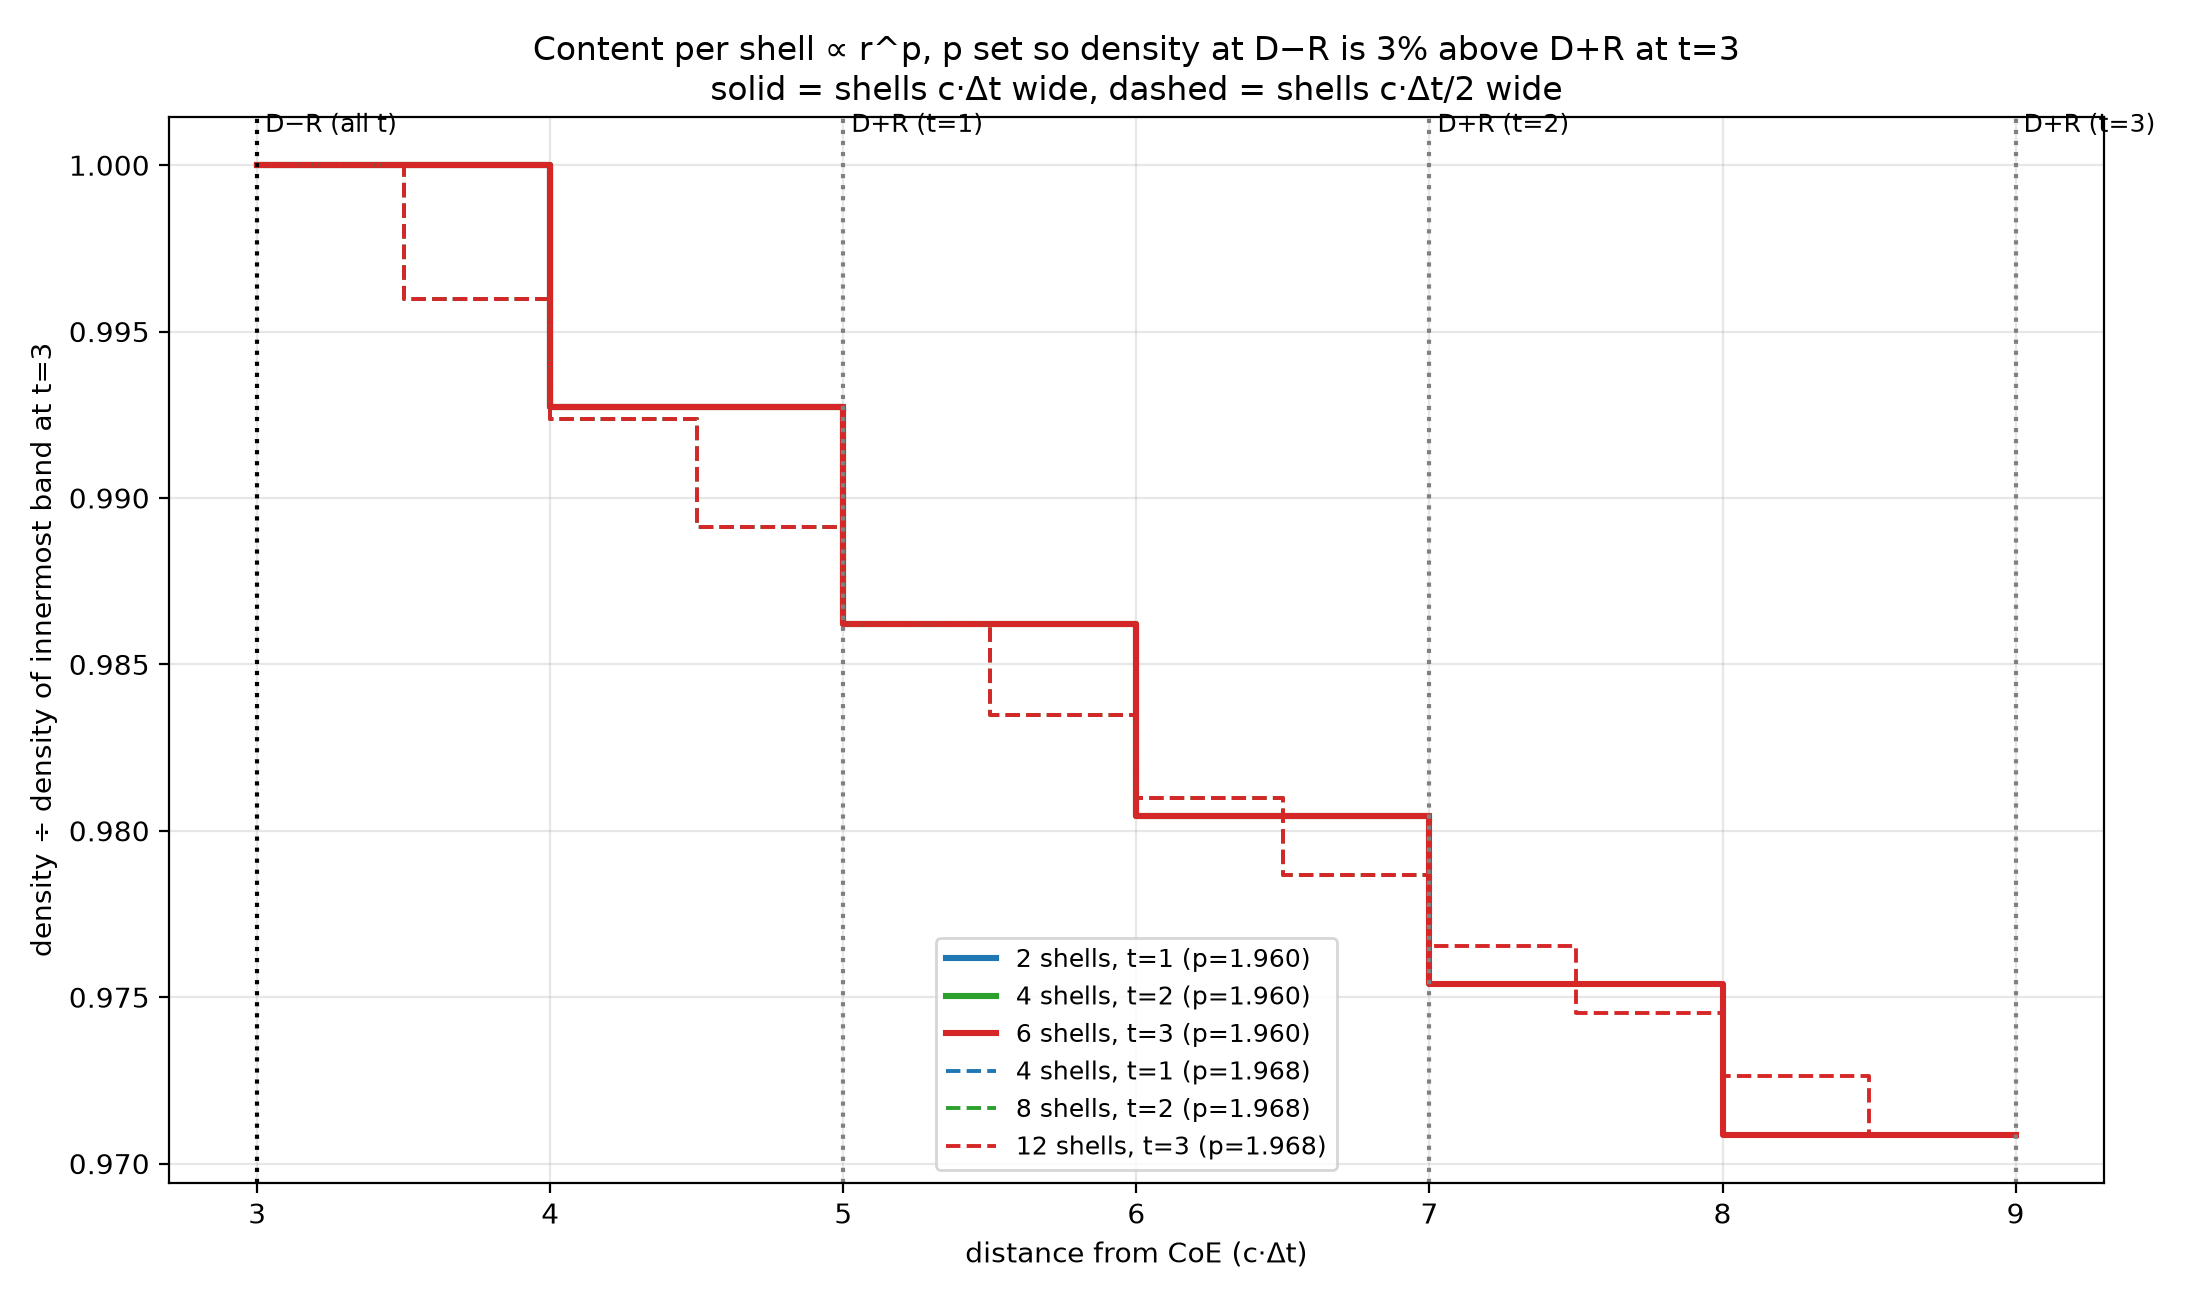

Reproduce this figure in Python.
import numpy as np, matplotlib; matplotlib.use("Agg"); import matplotlib.pyplot as plt
from scipy.optimize import brentq
c=1.0; D=lambda t:3.0+t
def bands(t,K):
    L=np.linspace(D(t)+c*t,D(t)-c*t,2*K*t+1); ro,ri=L[:-1],L[1:]
    return ro,ri,(ro+ri)/2,(4/3)*np.pi*(ro**3-ri**3)
res={}
for K in (1,2):
    ro,ri,m,V=bands(3,K)
    f=lambda p:(m[-1]**p/V[-1])/(m[0]**p/V[0])-1.03
    p=brentq(f,0.5,4); rho=m**p/V; rho0=rho[-1]
    assert abs(rho[-1]/rho[0]-1.03)<1e-10 and np.all(np.diff(rho)>0)   # rises inward = falls outward
    for t in (1,2,3):
        r=bands(t,K); rr=r[2]**p/r[3]; assert np.all(np.diff(rr)>0)
    res[K]=(p,rho0)
    print(f"{6*K} shells: p={p:.4f} rho(D-R)={rho[-1]:.6e} rho(D+R)={rho[0]:.6e} ratio={rho[-1]/rho[0]:.6f} content out/in={(m[0]/m[-1])**p:.4f}")
np.save("p_r2.npy",[res[1][0],res[1][1],res[2][0],res[2][1]])
fig,ax=plt.subplots(figsize=(11,6.5))
for K,ls in ((1,"-"),(2,"--")):
    p,rho0=res[K]
    for t,col in ((1,"tab:blue"),(2,"tab:green"),(3,"tab:red")):
        ro,ri,m,V=bands(t,K); rho=m**p/V/rho0
        ax.step(np.r_[ri[::-1],ro[0]],np.r_[rho[::-1],rho[0]],where="post",color=col,ls=ls,lw=2.2 if K==1 else 1.4,
                label=f"{6*K if t==3 else 2*K*t} shells, t={t} (p={p:.3f})")
for t in (1,2,3): ax.axvline(D(t)+t,color="gray",ls=":"); ax.text(D(t)+t,1.001,f" D+R (t={t})",fontsize=9)
ax.axvline(3,color="k",ls=":"); ax.text(3,1.001," D−R (all t)",fontsize=9)
ax.set_xlabel("distance from CoE (c·Δt)"); ax.set_ylabel("density ÷ density of innermost band at t=3")
ax.set_title("Content per shell ∝ r^p, p set so density at D−R is 3% above D+R at t=3\nsolid = shells c·Δt wide, dashed = shells c·Δt/2 wide")
ax.grid(alpha=.3); ax.legend(fontsize=9); plt.tight_layout(); plt.savefig("density_r2.png",dpi=200)
